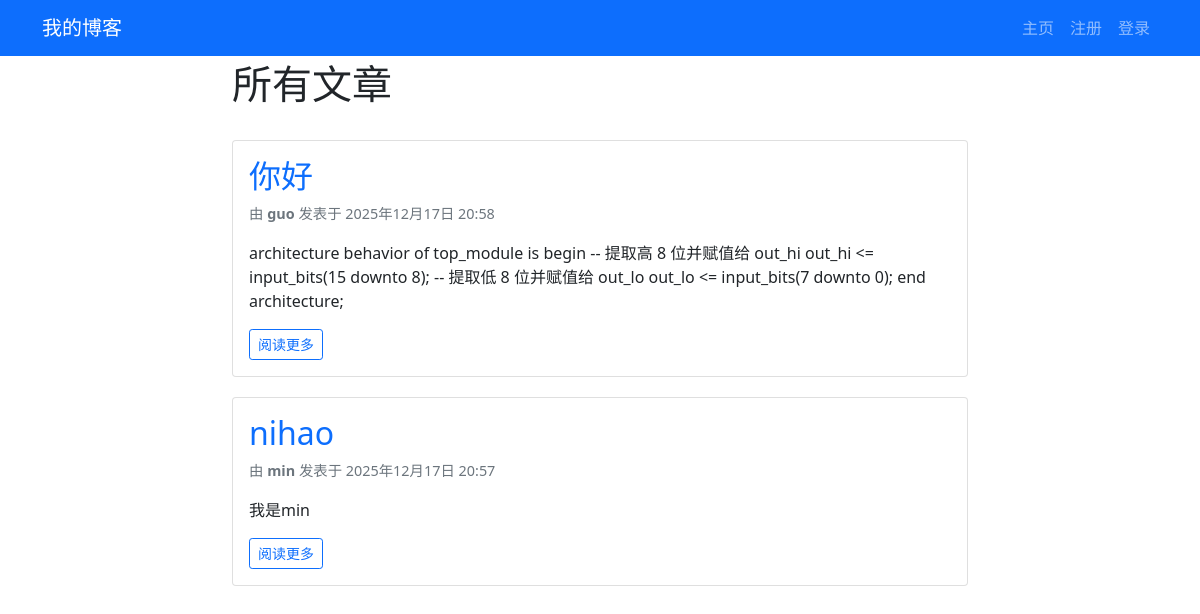
Before: / with the older database file.
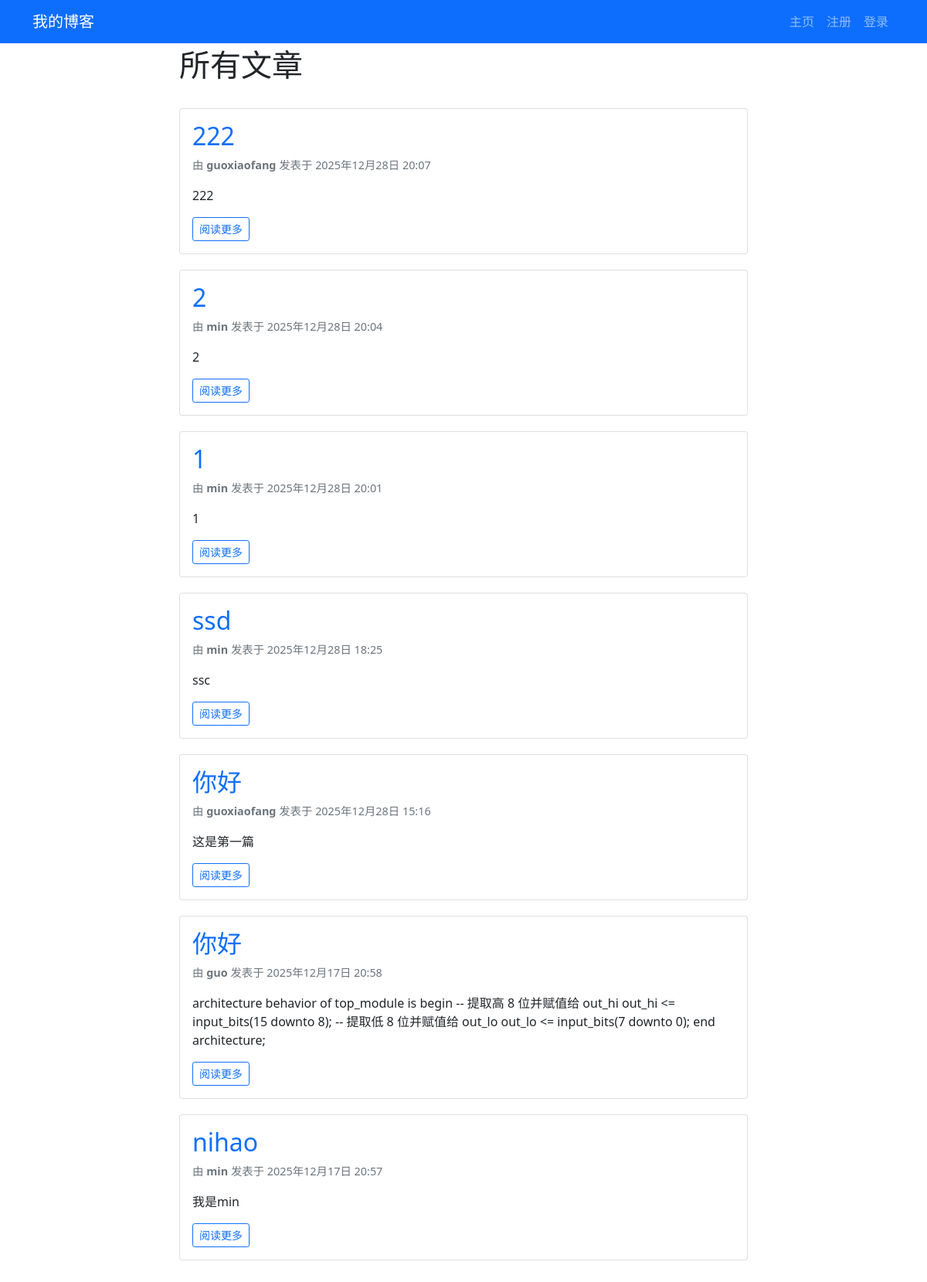
After: the same page with the newer database file.
### blogs/models.py (models this page shows, shortened)
class BlogPost(models.Model):
    title = models.CharField(max_length=200, verbose_name='标题')
    text = models.TextField(verbose_name='正文')
    date_added = models.DateTimeField(auto_now_add=True, verbose_name='添加日期')
    owner = models.ForeignKey(User, on_delete=models.CASCADE, verbose_name='作者')
    class Meta:
        verbose_name = '博客文章'
        verbose_name_plural = '博客文章'
        ordering = ['-date_added']

### blogs/views.py (the view)
# urls.py: path('', views.index, name='index'),
def index(request):
    posts = BlogPost.objects.all()
    context = {'posts': posts}
    return render(request, 'blogs/index.html', context)

### blogs/templates/blogs/index.html (shortened to what this page needs)
{% extends 'blogs/base.html' %}
{% block content %}
<div class="row">
    <div class="col-lg-8 mx-auto">
        <div class="d-flex justify-content-between align-items-center mb-4">
            <h1>所有文章</h1>
        </div>
        {% if posts %}
            {% for post in posts %}
            <div class="card post-card">
                <div class="card-body">
                    <h2 class="card-title">
                        <a href="{% url 'blogs:post_detail' post.id %}" class="text-decoration-none">
                            {{ post.title }}
                        </a>
                    </h2>
                    <p class="post-meta">
                        由 <strong>{{ post.owner.username }}</strong> 发表于
                        {{ post.date_added|date:"Y年m月d日 H:i" }}
                    </p>
                    <p class="card-text">
                        {{ post.text|truncatewords:50|linebreaks }}
                    </p>
                    <a href="{% url 'blogs:post_detail' post.id %}" class="btn btn-sm btn-outline-primary">
                        阅读更多
                    </a>
                </div>
            </div>
            {% endfor %}
        {% endif %}
    </div>
</div>
{% endblock %}

### blogs/templates/blogs/base.html (shortened to what this page needs)
<!DOCTYPE html>
<html lang="zh-CN">
<head>
    <link href="https://cdn.jsdelivr.net/npm/bootstrap@5.1.3/dist/css/bootstrap.min.css" rel="stylesheet">
</head>
<body>
    <nav class="navbar navbar-expand-lg navbar-dark bg-primary fixed-top">
        <div class="container">
            <a class="navbar-brand" href="{% url 'blogs:index' %}">我的博客</a>
            <div class="collapse navbar-collapse" id="navbarNav">
                <ul class="navbar-nav ms-auto">
                    <li class="nav-item">
                        <a class="nav-link" href="{% url 'blogs:index' %}">主页</a>
                    </li>
                    {% if user.is_authenticated %}
                        <li class="nav-item">
                            <a class="nav-link" href="{% url 'blogs:new_post' %}">写文章</a>
                        </li>
                        <li class="nav-item">
                            <span class="nav-link">你好，{{ user.username }}！</span>
                        </li>
                        <li class="nav-item">
                            <a class="nav-link" href="{% url 'users:logout' %}">登出</a>
                        </li>
                    {% else %}
                        <li class="nav-item">
                            <a class="nav-link" href="{% url 'users:register' %}">注册</a>
                        </li>
                        <li class="nav-item">
                            <a class="nav-link" href="{% url 'users:login' %}">登录</a>
                        </li>
                    {% endif %}
                </ul>
            </div>
        </div>
    </nav>
    <div class="container">
        {% block content %}{% endblock %}
    </div>
</body>
</html>

### blogs/templates/blogs/base.html (style rules this page uses)
body { padding-top: 60px; padding-bottom: 40px; }
.post-meta { color: #6c757d; font-size: 0.9rem; }
.post-card { margin-bottom: 20px; transition: transform 0.2s; }

Changed rows visible on the page:
added BlogPost: title "222", owner.username "guoxiaofang", date_added "2025年12月28日 20:07", text "222"
added BlogPost: title "2", owner.username "min", date_added "2025年12月28日 20:04", text "2"
added BlogPost: title "1", owner.username "min", date_added "2025年12月28日 20:01", text "1"
added BlogPost: title "ssd", owner.username "min", date_added "2025年12月28日 18:25", text "ssc"
added BlogPost: title "你好", owner.username "guoxiaofang", date_added "2025年12月28日 15:16", text "这是第一篇"
